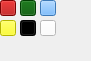
                     <widget class="QWidget" name="page_17">
                      <property name="geometry">
                       <rect>
                        <x>0</x>
                        <y>0</y>
                        <width>91</width>
                        <height>61</height>
                       </rect>
                      </property>
                      <attribute name="label">
                       <string>color</string>
                      </attribute>
                      <widget class="QPushButton" name="red">
                       <property name="geometry">
                        <rect>
                         <x>0</x>
                         <y>0</y>
                         <width>16</width>
                         <height>16</height>
                        </rect>
                       </property>
                       <property name="styleSheet">
                        <string notr="true">background-color: rgb(170, 0, 0);</string>
                       </property>
                       <property name="text">
                        <string/>
                       </property>
                      </widget>
                      <widget class="QPushButton" name="green">
                       <property name="geometry">
                        <rect>
                         <x>20</x>
                         <y>0</y>
                         <width>16</width>
                         <height>16</height>
                        </rect>
                       </property>
                       <property name="styleSheet">
                        <string notr="true">background-color: rgb(0, 85, 0)</string>
                       </property>
                       <property name="text">
                        <string/>
                       </property>
                      </widget>
                      <widget class="QPushButton" name="blue">
                       <property name="geometry">
                        <rect>
                         <x>40</x>
                         <y>0</y>
                         <width>16</width>
                         <height>16</height>
                        </rect>
                       </property>
                       <property name="styleSheet">
                        <string notr="true">background-color:rgb(85, 170, 255)</string>
                       </property>
                       <property name="text">
                        <string/>
                       </property>
                      </widget>
                      <widget class="QPushButton" name="yellow">
                       <property name="geometry">
                        <rect>
                         <x>0</x>
                         <y>20</y>
                         <width>16</width>
                         <height>16</height>
                        </rect>
                       </property>
                       <property name="styleSheet">
                        <string notr="true">background-color:rgb(255, 255, 0)</string>
                       </property>
                       <property name="text">
                        <string/>
                       </property>
                      </widget>
                      <widget class="QPushButton" name="black">
                       <property name="geometry">
                        <rect>
                         <x>20</x>
                         <y>20</y>
                         <width>16</width>
                         <height>16</height>
                        </rect>
                       </property>
                       <property name="styleSheet">
                        <string notr="true">background-color:rgb(0, 0, 0)</string>
                       </property>
                       <property name="text">
                        <string/>
                       </property>
                      </widget>
                      <widget class="QPushButton" name="white">
                       <property name="geometry">
                        <rect>
                         <x>40</x>
                         <y>20</y>
                         <width>16</width>
                         <height>16</height>
                        </rect>
                       </property>
                       <property name="styleSheet">
                        <string notr="true">background-color:rgb(255, 255, 255);</string>
                       </property>
                       <property name="text">
                        <string/>
                       </property>
                      </widget>
                     </widget>
